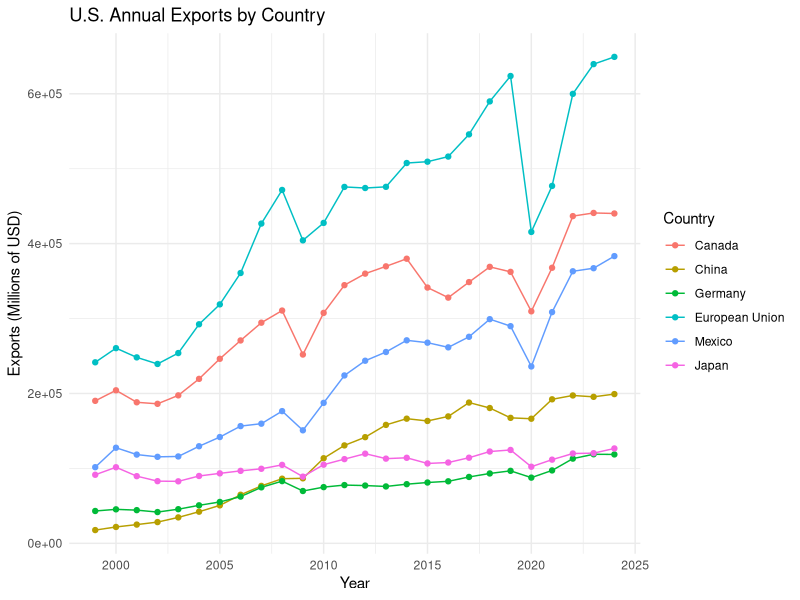
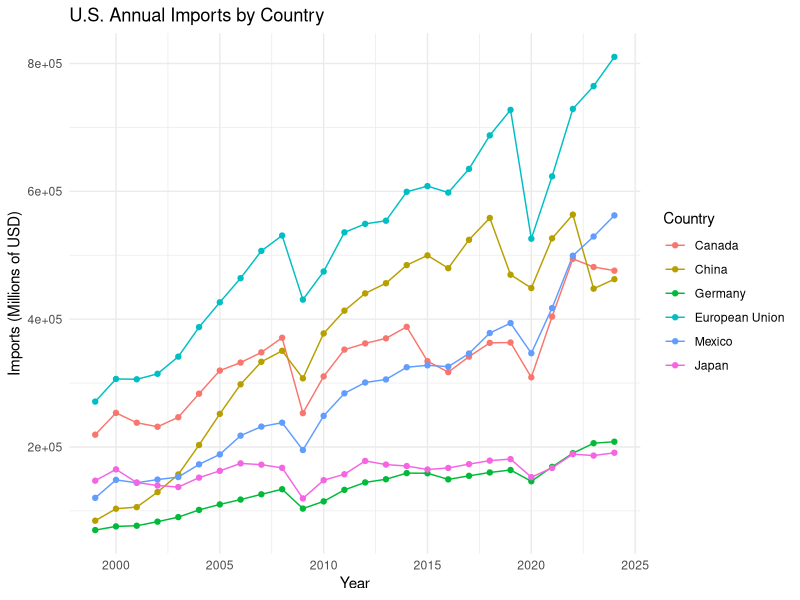
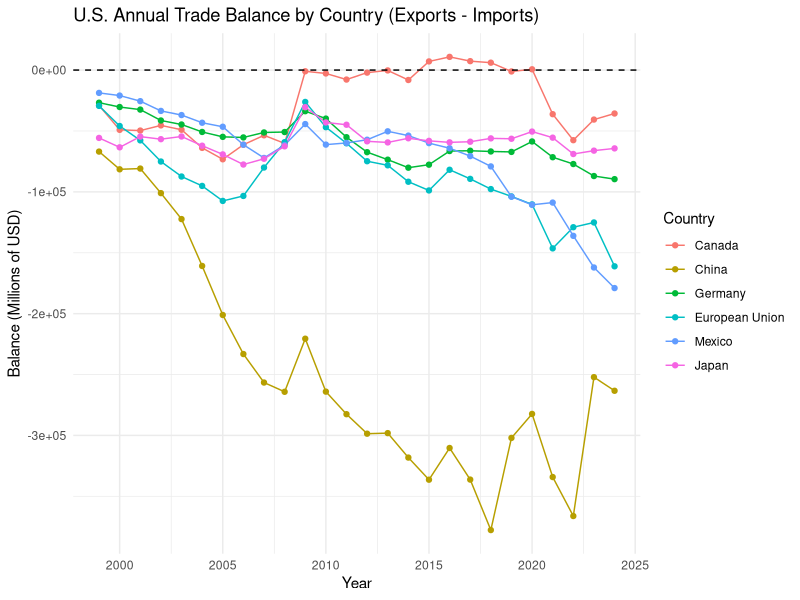
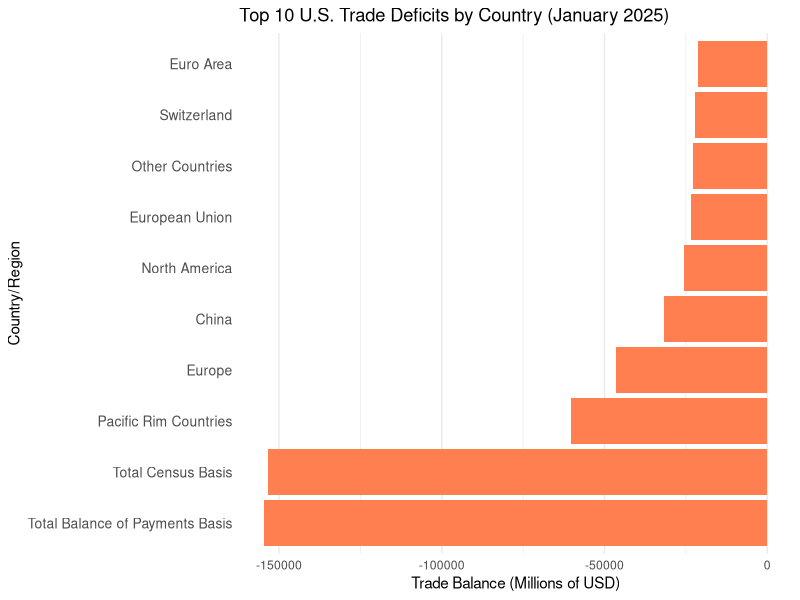
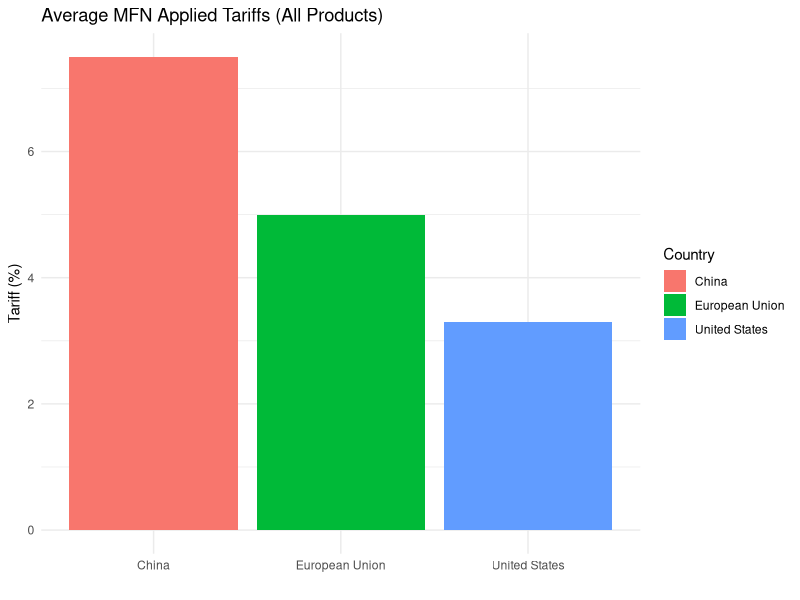
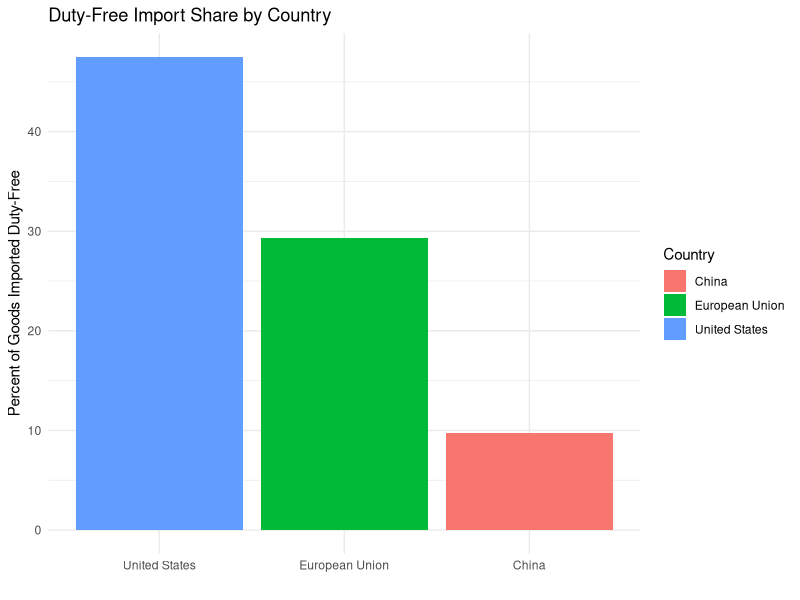

Recreate these plots in R, in order.
# ========== SETUP ==========
# Load necessary libraries
library(readxl)
library(ggplot2)
library(reshape2)
library(dplyr)

# ========== SECTION 1: EXPORTS, IMPORTS, TRADE BALANCE ==========

# Load export and import data
exports <- read_excel("trad-geo-time-series-0125.xlsx", sheet = "Table 1", skip = 5)
imports <- read_excel("trad-geo-time-series-0125.xlsx", sheet = "Table 2", skip = 5)

# Filter for valid years
valid_years <- function(df) {
  df[!is.na(df$Period) & grepl("^[0-9]{4}$", df$Period), ]
}
exports <- valid_years(exports)
imports <- valid_years(imports)

# Select countries of interest
countries <- c('Period', 'Canada', 'China', 'Germany', 'European Union', 'Mexico', 'Japan')
exports_selected <- exports[, countries]
imports_selected <- imports[, countries]

# Calculate trade balance (Exports - Imports)
trade_balance <- exports_selected
trade_balance[,-1] <- exports_selected[,-1] - imports_selected[,-1]

# Reshape data for plotting
exports_long <- melt(exports_selected, id.vars = 'Period', variable.name = 'Country', value.name = 'Exports')
imports_long <- melt(imports_selected, id.vars = 'Period', variable.name = 'Country', value.name = 'Imports')
balance_long <- melt(trade_balance, id.vars = 'Period', variable.name = 'Country', value.name = 'Balance')

# Convert Period to numeric
exports_long$Period <- as.numeric(exports_long$Period)
imports_long$Period <- as.numeric(imports_long$Period)
balance_long$Period <- as.numeric(balance_long$Period)

# === Plots ===
# Plot: Exports
ggplot(exports_long, aes(x = Period, y = Exports, color = Country)) +
  geom_line() + geom_point() +
  labs(title = "U.S. Annual Exports by Country", x = "Year", y = "Exports (Millions of USD)") +
  theme_minimal()

# Plot: Imports
ggplot(imports_long, aes(x = Period, y = Imports, color = Country)) +
  geom_line() + geom_point() +
  labs(title = "U.S. Annual Imports by Country", x = "Year", y = "Imports (Millions of USD)") +
  theme_minimal()

# Plot: Trade Balance
ggplot(balance_long, aes(x = Period, y = Balance, color = Country)) +
  geom_line() + geom_point() +
  geom_hline(yintercept = 0, linetype = "dashed", color = "black") +
  labs(title = "U.S. Annual Trade Balance by Country (Exports - Imports)",
       x = "Year", y = "Balance (Millions of USD)") +
  theme_minimal()

# ========== SECTION 2: TOP 10 TRADE DEFICITS (JAN 2025) ==========

# Load trade balance data
trade_data <- read_excel("ft900xlsx/exh14.xlsx", sheet = "14", skip = 6, col_names = FALSE)

# Rename and select relevant columns
colnames(trade_data) <- c("Country_Region", "Balance_Jan2025", "Balance_Dec2024",
                          "Exports_Jan2025", "Exports_Dec2024", "X1",
                          "Imports_Jan2025", "Imports_Dec2024", "X2", "X3")
trade_data <- trade_data[!is.na(trade_data$Balance_Jan2025), c("Country_Region", "Balance_Jan2025")]
trade_data$Balance_Jan2025 <- as.numeric(trade_data$Balance_Jan2025)

# Get top 10 trade deficits
trade_deficits <- head(trade_data[order(trade_data$Balance_Jan2025), ], 10)

# Plot: Top 10 Trade Deficits
ggplot(trade_deficits, aes(x = reorder(Country_Region, Balance_Jan2025), y = Balance_Jan2025)) +
  geom_bar(stat = 'identity', fill = 'coral') +
  coord_flip() +
  labs(title = 'Top 10 U.S. Trade Deficits by Country (January 2025)',
       x = 'Country/Region',
       y = 'Trade Balance (Millions of USD)') +
  theme_minimal() +
  theme(panel.grid.major.y = element_blank(),
        panel.grid.minor.y = element_blank(),
        axis.text.y = element_text(size = 10))

# ========== SECTION 3: WTO TARIFF PROFILE COMPARISON ==========

# WTO tariff data
wto_data <- data.frame(
  Country = c("China", "European Union", "United States"),
  AvgMFN = c(7.5, 5.0, 3.3),
  DutyFree = c(9.7, 29.3, 47.5)
)

# Plot: Average MFN Applied Tariffs
ggplot(wto_data, aes(x = reorder(Country, -AvgMFN), y = AvgMFN, fill = Country)) +
  geom_bar(stat = "identity") +
  labs(title = "Average MFN Applied Tariffs (All Products)",
       y = "Tariff (%)", x = "") +
  theme_minimal()

# Plot: Duty-Free Import Share
ggplot(wto_data, aes(x = reorder(Country, -DutyFree), y = DutyFree, fill = Country)) +
  geom_bar(stat = "identity") +
  labs(title = "Duty-Free Import Share by Country",
       y = "Percent of Goods Imported Duty-Free", x = "") +
  theme_minimal()